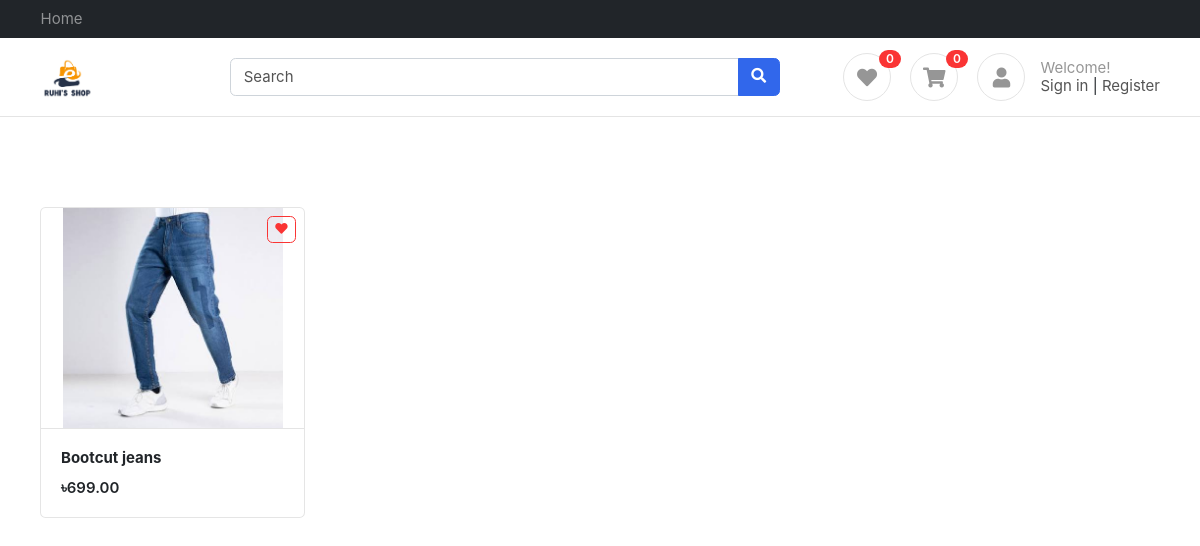
The app's page /, older data.
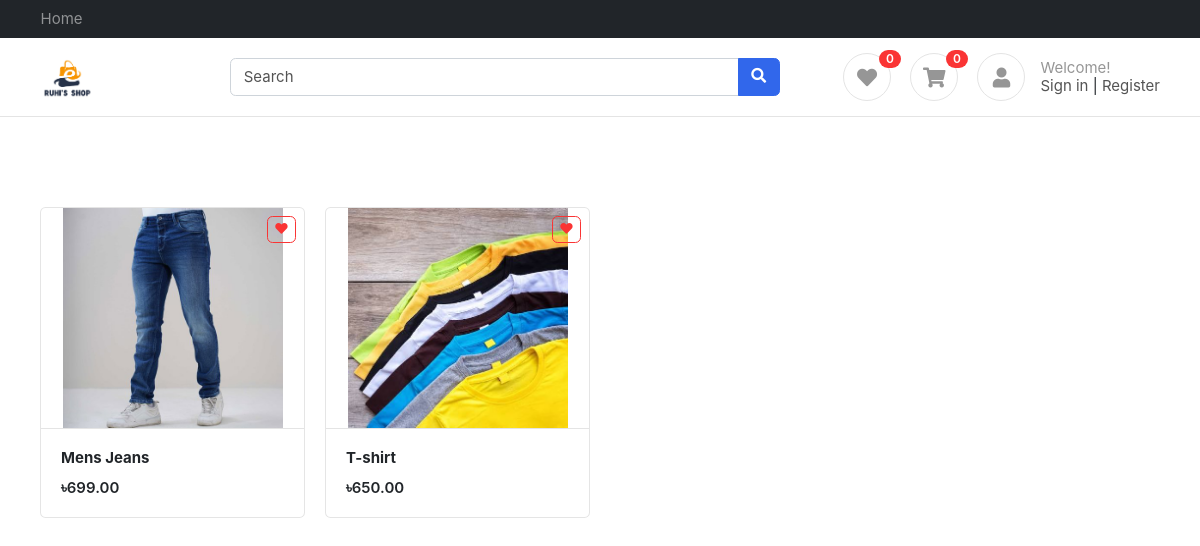
The same page, newer data.
### products/models.py (models this page shows, shortened)
class Product(BaseModel):
    product_name = models.CharField(max_length=255)
    slug = models.SlugField(unique=True, null=True, blank=True)
    category = models.ForeignKey(Category, on_delete=models.CASCADE, related_name="products")
    price = models.IntegerField()
    product_description = models.TextField()
    color_variation = models.ManyToManyField(ColorVariation, blank=True)
    size_variation = models.ManyToManyField(SizeVariation, blank=True)

class ProductImage(BaseModel):
    product = models.ForeignKey(Product, on_delete=models.CASCADE, related_name="product_images")
    image = models.ImageField(upload_to="product")

### home/views.py (the view)
# urls.py: path('' , index , name="index" ),
def index(request):
    query = request.GET.get('q', '').strip()
    products = Product.objects.all()
    if query:
        products = products.filter(product_name__icontains=query)
    context = {'products': products, 'query': query}
    return render(request, 'home/index.html', context)

### cart/cart.py (called while the page is built)
    def __len__(self):
        return sum(item['quantity'] for item in self.cart.values())

### cart/context_processors.py (called while the page is built)
def cart(request):
    return {'cart': Cart(request)}

def wishlist(request):
    return {'wishlist': Wishlist(request)}

### cart/wishlist.py (called while the page is built)
    @property
    def slugs(self):
        return self.wishlist

    def __len__(self):
        return len(self.wishlist)

### templates/home/index.html (shortened to what this page needs)
{% extends "base/base.html" %}
{% block start %}
<div class="container mt-5 pt-5">
		{% if not products %}
		<div class="text-center py-5">
			<h5>No products found</h5>
			<a href="{% url 'index' %}" class="btn btn-primary mt-2">View all products</a>
		</div>
		{% else %}
		<div class="row">
			{% for product in products %}
			<div class="col-md-3">
				<figure class="card card-product-grid">
					<a href="{% url 'wishlist_toggle' product.slug %}" class="btn btn-outline-danger btn-sm" style="position:absolute; top:8px; right:8px; z-index:2;">
						<i class="fa fa-heart {% if product.slug in wishlist.slugs %}text-danger{% endif %}"></i>
					</a>
					<div class="img-wrap"> <img src="/media/{{ product.product_images.first.image }}"> </div>
					<figcaption class="info-wrap border-top">
						<a href="{% url 'get_product' product.slug%}" class="title">
							<b>{{ product.product_name }}</b></a>
						<div class="price mt-2"> <b>৳</b>{{ product.price }}.00</div>
					</figcaption>
				</figure>
			</div>
			{% endfor %}
		</div>
		{% endif %}
		</div>
{% endblock %}

### templates/base/base.html (shortened to what this page needs)
<!DOCTYPE HTML>
<html lang="en">
<head>
<link href="/media/css/bootstrap.css" rel="stylesheet" type="text/css"/>
<link href="/media/fonts/fontawesome/css/all.min.css" type="text/css" rel="stylesheet">
<link href="/media/css/ui.css" rel="stylesheet" type="text/css"/>
<link href="/media/css/responsive.css" rel="stylesheet" />
</head>
<body>
	<header class="section-header">
		<nav class="navbar navbar-dark navbar-expand p-0 bg-dark">
		<div class="container">
			<ul class="navbar-nav d-none d-md-flex mr-auto">
				<li class="nav-item"><a class="nav-link" href="{% url 'index' %}">Home</a></li>
			</ul>
		  </div>
		</nav>
		<section class="header-main border-bottom">
			<div class="container">
		<div class="row align-items-center">
			<div class="col-lg-2 col-4">
				<div class="brand-wrap">
					<a href="{% url 'index' %}"><img class="logo" src="/media/images/logo.png"></a>
				</div>
			</div>
			<div class="col-lg-6 col-sm-12">
				<form action="{% url 'index' %}" method="get" class="search">
					<div class="input-group w-100">
						<input type="text" name="q" value="{{ request.GET.q }}" class="form-control" placeholder="Search">
						<div class="input-group-append">
						  <button class="btn btn-primary" type="submit">
							<i class="fa fa-search"></i>
						  </button>
						</div>
					</div>
				</form>
			</div>
			<div class="col-lg-4 col-sm-6 col-8">
				<div class="widgets-wrap float-md-right">
					<div class="widget-header  mr-3">
						<a href="{% url 'wishlist_detail' %}" class="icon icon-sm rounded-circle border"><i class="fa fa-heart"></i></a>
						<span class="badge badge-pill badge-danger notify">{{ wishlist|length }}</span>
					</div>
					<div class="widget-header  mr-3">
						<a href="{% url 'cart_detail' %}" class="icon icon-sm rounded-circle border"><i class="fa fa-shopping-cart"></i></a>
						<span class="badge badge-pill badge-danger notify">{{ cart|length }}</span>
					</div>
					<div class="widget-header icontext">
						<a href="#" class="icon icon-sm rounded-circle border"><i class="fa fa-user"></i></a>
						<div class="text">
							{% if request.user.is_authenticated %}
							<span class="text-muted">Hi, {{ request.user.first_name|default:request.user.username }}!</span>
							<div>
								<a href="{% url 'order_list' %}">My orders</a> |
								<a href="{% url 'logout' %}">Logout</a>
							</div>
							{% else %}
							<span class="text-muted">Welcome!</span>
							<div>
								<a href="{% url 'login' %}">Sign in</a> |
								<a href="{% url 'register' %}"> Register</a>
							</div>
							{% endif %}
						</div>
					</div>
				</div>
			</div>
		</div>
			</div>
		</section>
		</header>
{% block start %}
{% endblock %}
</body>
</html>

### public/static/css/ui.css (style rules this page uses)
html { font-family: 'Inter', sans-serif; font-size: 15px; }
.img-wrap { text-align: center; display: block; }
.img-wrap img { max-width: 100%; }
.icon-xs, .icon-sm, .icon-md, .icon-lg { display: inline-block; text-align: center; flex-shrink: 0; flex-grow: 0; }
.icon-sm { width: 48px; height: 48px; line-height: 48px; font-size: 20px; }
figure { margin-bottom: 0; }
.card .title { color: #212529; }
.header-main { position: relative; padding-top: 1rem; padding-bottom: 1rem; }
.brand-wrap .logo, .navbar-brand .logo { margin-right: 7px; max-height: 42px; display: inline-block; }
.widget-header { display: inline-block; vertical-align: middle; position: relative; }
.widget-header a { color: #545454; }
.widget-header i { color: #969696; }
.widget-header .notify { position: absolute; top: -3px; right: -10px; }
[class*='card-product'] a.title { color: #212529; display: block; }
[class*='card-product'] .img-wrap { overflow: hidden; position: relative; }
[class*='card-product'] .img-wrap img { height: 100%; max-width: 100%; width: auto; display: inline-block; object-fit: cover; }
.card-product-grid { margin-bottom: 20px; }
.card-product-grid .img-wrap { border-radius: 0.2rem 0.2rem 0 0; height: 220px; }
.card-product-grid .info-wrap { overflow: hidden; padding: 18px 20px; }
.card .img-wrap { overflow: hidden; }
.icontext { display: inline-flex; align-items: center; vertical-align: middle; }
.icontext .text { width: 100%; line-height: 1.2; color: #212529; }
.icontext .icon { position: relative; margin-right: 15px; flex-shrink: 0; flex-grow: 0; }
.notify { position: absolute; top: -4px; right: -10px; display: inline-block; padding: .25em .6em; font-size: 12px; line-height: 1; text-align: center; border-radius: 3rem; color: #fff; background-color: #fa3434; }
.price { font-weight: 600; color: #212529; }

Row changes from the older to the newer data that the page shows:
removed Product: product_images.first.image (picture), product_name "Bootcut jeans", price "699"
added Product: product_images.first.image (picture), product_name "Mens Jeans", price "699"
added Product: product_images.first.image (picture), product_name "T-shirt", price "650"
